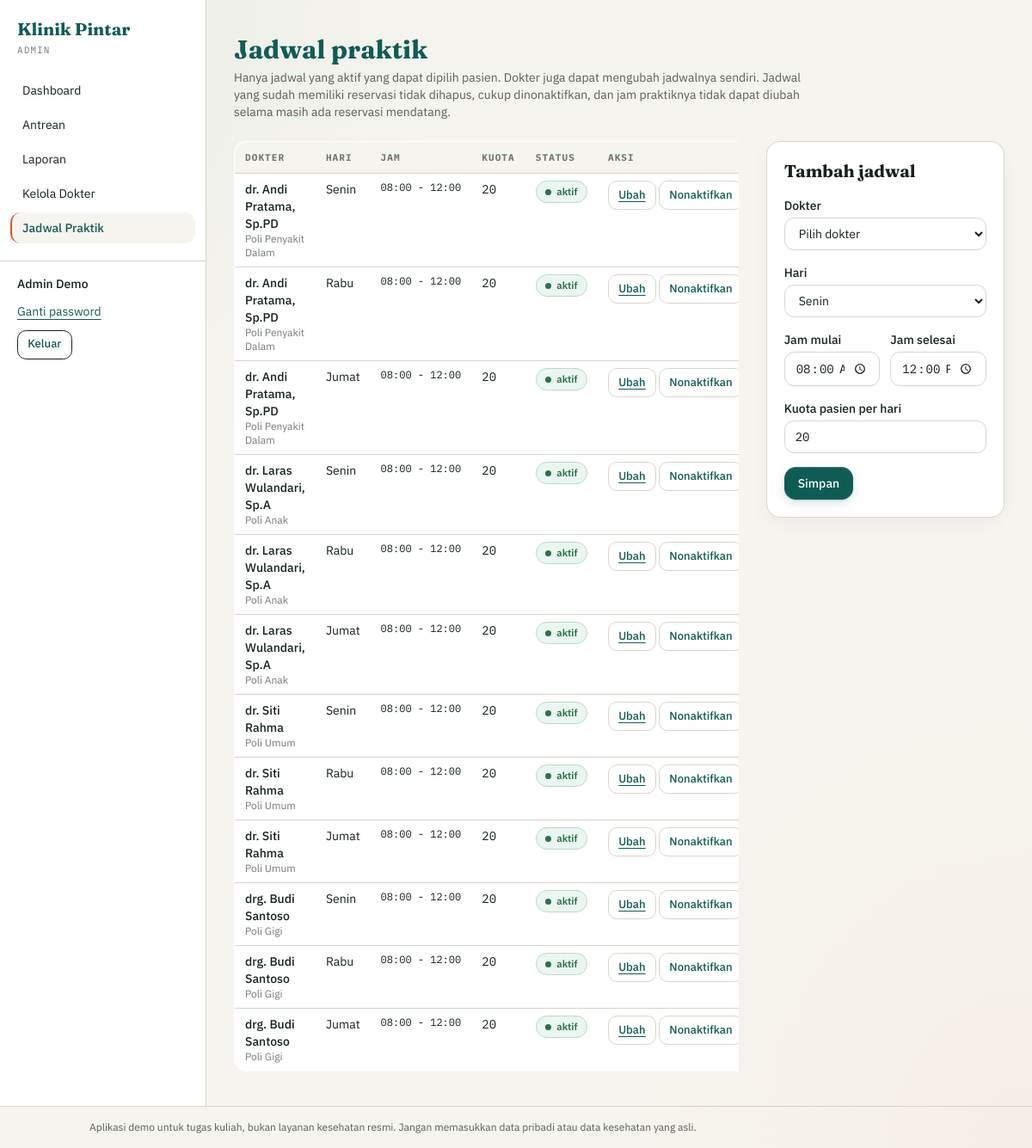
The page /admin/jadwal.php (signed in) on the database its author committed.
### tables this page shows
CREATE TABLE IF NOT EXISTS users (
    id INT UNSIGNED NOT NULL AUTO_INCREMENT,
    nama VARCHAR(100) NOT NULL,
    email VARCHAR(120) NOT NULL,
    password VARCHAR(255) NOT NULL,
    role ENUM('super_admin', 'admin', 'dokter', 'user') NOT NULL,
    status ENUM('aktif', 'nonaktif', 'pending') NOT NULL DEFAULT 'aktif',
    wajib_ganti_password TINYINT(1) NOT NULL DEFAULT 0,
    login_gagal TINYINT UNSIGNED NOT NULL DEFAULT 0,
    terkunci_hingga DATETIME DEFAULT NULL,
    PRIMARY KEY (id),
    UNIQUE KEY uq_users_email (email),
    KEY idx_users_role_status (role, status)
);

CREATE TABLE IF NOT EXISTS jadwal_dokter (
    id INT UNSIGNED NOT NULL AUTO_INCREMENT,
    dokter_id INT UNSIGNED NOT NULL,
    hari ENUM('Senin', 'Selasa', 'Rabu', 'Kamis', 'Jumat', 'Sabtu', 'Minggu') NOT NULL,
    jam_mulai TIME NOT NULL,
    jam_selesai TIME NOT NULL,
    kuota SMALLINT UNSIGNED NOT NULL DEFAULT 20,
    aktif TINYINT(1) NOT NULL DEFAULT 1,
    PRIMARY KEY (id),
    KEY idx_jadwal_dokter_hari_aktif (dokter_id, hari, aktif),
    CONSTRAINT fk_jadwal_dokter
        FOREIGN KEY (dokter_id) REFERENCES dokter (id)
        ON UPDATE CASCADE ON DELETE RESTRICT
);

CREATE TABLE IF NOT EXISTS poli (
    id INT UNSIGNED NOT NULL AUTO_INCREMENT,
    nama_poli VARCHAR(80) NOT NULL,
    deskripsi VARCHAR(255) DEFAULT NULL,
    PRIMARY KEY (id),
    UNIQUE KEY uq_poli_nama (nama_poli)
);

### includes/auth.php (called while the page is built, shortened)
<?php
require_once __DIR__ . '/../config/database.php';
require_once __DIR__ . '/helper.php';
function user_login()
{
    return isset($_SESSION['user']) ? $_SESSION['user'] : null;
}
function require_login()
{
    $sesi = user_login();
    $st = db()->prepare(
        'SELECT id, nama, role, status, wajib_ganti_password FROM users WHERE id = ?'
    );
    $st->execute([$sesi['id']]);
    $baris = $st->fetch();
    $user = [
        'id'          => (int) $baris['id'],
        'nama'        => $baris['nama'],
        'role'        => $baris['role'],
        'wajib_ganti' => (bool) $baris['wajib_ganti_password'],
    ];
    return $user;
}
function require_role($roles)
{
    $user = require_login();
    return $user;
}

### config/database.php (called while the page is built, shortened)
<?php
function db()
{
    static $pdo = null;
    if ($pdo === null) {
        $dsn = 'mysql:host=' . DB_HOST . ';dbname=' . DB_NAME . ';charset=utf8mb4';
        $pdo = new PDO($dsn, DB_USER, DB_PASS, [
            PDO::ATTR_ERRMODE            => PDO::ERRMODE_EXCEPTION,
            PDO::ATTR_DEFAULT_FETCH_MODE => PDO::FETCH_ASSOC,
            PDO::ATTR_EMULATE_PREPARES   => false,
        ]);
        $pdo->exec("SET time_zone = '+07:00'");
    }
    return $pdo;
}

### includes/menu.php (called while the page is built)
<?php
function menu_panel($role)
{
    $semua = [
        'super_admin' => [
    ['Dashboard', 'superadmin/dashboard.php'],
    ['Kelola Admin', 'superadmin/kelola_admin.php'],
    ['Data Poli', 'superadmin/poli.php'],
    ['Log Aktivitas', 'superadmin/log.php'],
],
       'admin' => [
    ['Dashboard', 'admin/dashboard.php'],
    ['Antrean', 'admin/antrean.php'],
    ['Laporan', 'admin/laporan.php'],
    ['Kelola Dokter', 'admin/dokter.php'],
    ['Jadwal Praktik', 'admin/jadwal.php'],
],
       'dokter' => [
    ['Dashboard', 'dokter/dashboard.php'],
    ['Antrean Hari Ini', 'dokter/antrean.php'],
    ['Jadwal Saya', 'dokter/jadwal.php'],
    ['Riwayat Pasien', 'dokter/riwayat.php'],
],
        'user' => [
    ['Dashboard', 'user/dashboard.php'],
    ['Buat Reservasi', 'user/reservasi.php'],
    ['Antrean Saya', 'user/antrean.php'],
    ['Notifikasi', 'user/notifikasi.php'],
    ['Riwayat Kunjungan', 'user/riwayat.php'],
],
    ];
    return isset($semua[$role]) ? $semua[$role] : [];
}

### includes/antrean.php (called while the page is built, shortened)
<?php
function daftar_hari()
{
    return ['Senin', 'Selasa', 'Rabu', 'Kamis', 'Jumat', 'Sabtu', 'Minggu'];
}
    ?>

### admin/jadwal.php (the view, shortened to what this page needs)
<?php
require_once __DIR__ . '/../includes/auth.php';
require_once __DIR__ . '/../includes/antrean.php';
$user = require_role('admin');
$pdo  = db();
$HARI = daftar_hari();
$form = ['id' => 0, 'dokter_id' => 0, 'hari' => 'Senin',
         'jam_mulai' => '08:00', 'jam_selesai' => '12:00', 'kuota' => 20];
$urutHari = "'" . implode("','", $HARI) . "'";
$daftar = $pdo->query(
    "SELECT j.id, u.nama AS dokter, p.nama_poli, j.hari,
            SUBSTR(j.jam_mulai, 1, 5) AS jam_mulai, SUBSTR(j.jam_selesai, 1, 5) AS jam_selesai,
            j.kuota, j.aktif
     FROM jadwal_dokter j
     JOIN dokter d ON d.id = j.dokter_id
     JOIN users u ON u.id = d.user_id
     JOIN poli p ON p.id = d.poli_id
     ORDER BY u.nama, FIELD(j.hari, $urutHari), j.jam_mulai"
)->fetchAll();
$kelasInput = 'mt-1 w-full border border-garis bg-white px-3 py-2 text-sm focus:border-klinik focus:outline-none focus:ring-1 focus:ring-klinik';
$aktif = 'admin/jadwal.php';
require __DIR__ . '/../includes/panel_start.php';
?>
<h1 class="font-serif text-3xl font-bold text-klinik">Jadwal praktik</h1>
<p class="mt-1 max-w-2xl text-sm text-ink/70">
  Hanya jadwal yang aktif yang dapat dipilih pasien. Dokter juga dapat mengubah jadwalnya sendiri.
  Jadwal yang sudah memiliki reservasi tidak dihapus, cukup dinonaktifkan, dan jam praktiknya
  tidak dapat diubah selama masih ada reservasi mendatang.
</p>
<div class="mt-6 grid gap-8 lg:grid-cols-3">
  <section class="overflow-x-auto lg:col-span-2">
    <table class="responsive-table w-full border border-garis bg-white text-left text-sm">
      <thead class="bg-paper font-mono text-[11px] uppercase tracking-widest text-ink/60">
        <tr>
          <th class="px-3 py-2">Dokter</th><th class="px-3 py-2">Hari</th><th class="px-3 py-2">Jam</th>
          <th class="px-3 py-2">Kuota</th><th class="px-3 py-2">Status</th><th class="px-3 py-2">Aksi</th>
        </tr>
      </thead>
      <tbody>
        <?php foreach ($daftar as $j): ?>
          <tr class="border-t border-garis align-top">
            <td data-label="Dokter" class="px-3 py-2">
              <p class="font-medium"><?= e($j['dokter']) ?></p>
              <p class="text-xs text-ink/60">Poli <?= e($j['nama_poli']) ?></p>
            </td>
            <td data-label="Hari" class="px-3 py-2"><?= e($j['hari']) ?></td>
            <td data-label="Jam" class="whitespace-nowrap px-3 py-2 font-mono text-xs"><?= e($j['jam_mulai']) ?> - <?= e($j['jam_selesai']) ?></td>
            <td data-label="Kuota" class="px-3 py-2 font-mono"><?= (int) $j['kuota'] ?></td>
            <td data-label="Status" class="px-3 py-2"><?= badge_status($j['aktif'] ? 'aktif' : 'nonaktif') ?></td>
            <td data-label="Aksi" class="whitespace-nowrap px-3 py-2">
              <a class="action-button underline" href="<?= e(url('admin/jadwal.php?edit=' . (int) $j['id'])) ?>">Ubah</a>
              <form method="post" class="inline">
                <button class="action-button"><?= $j['aktif'] ? 'Nonaktifkan' : 'Aktifkan' ?></button>
              </form>
            </td>
          </tr>
        <?php endforeach; ?>
      </tbody>
    </table>
  </section>
  <section>
    <div class="border border-garis bg-white p-5">
      <h2 class="font-serif text-xl font-bold"><?= $form['id'] > 0 ? 'Ubah jadwal' : 'Tambah jadwal' ?></h2>
      <form method="post" class="mt-4 space-y-4" novalidate>
        <div>
          <label class="block text-sm font-medium" for="dokter_id">Dokter</label>
          <select id="dokter_id" name="dokter_id" class="<?= $kelasInput ?>">
            <option value="0">Pilih dokter</option>
          </select>
        </div>
        <div>
          <label class="block text-sm font-medium" for="hari">Hari</label>
          <select id="hari" name="hari" class="<?= $kelasInput ?>">
            <?php foreach ($HARI as $h): ?>
              <option value="<?= e($h) ?>" <?= $form['hari'] === $h ? 'selected' : '' ?>><?= e($h) ?></option>
            <?php endforeach; ?>
          </select>
        </div>
        <div class="grid grid-cols-2 gap-3">
          <div>
            <label class="block text-sm font-medium" for="jam_mulai">Jam mulai</label>
            <input id="jam_mulai" name="jam_mulai" type="time" value="<?= e($form['jam_mulai']) ?>" class="<?= $kelasInput ?> font-mono">
          </div>
          <div>
            <label class="block text-sm font-medium" for="jam_selesai">Jam selesai</label>
            <input id="jam_selesai" name="jam_selesai" type="time" value="<?= e($form['jam_selesai']) ?>" class="<?= $kelasInput ?> font-mono">
          </div>
        </div>
        <div>
          <label class="block text-sm font-medium" for="kuota">Kuota pasien per hari</label>
          <input id="kuota" name="kuota" type="number" min="1" max="100" value="<?= e($form['kuota']) ?>" class="<?= $kelasInput ?> font-mono">
        </div>
        <div class="flex items-center gap-3">
          <button class="bg-klinik px-4 py-2 text-sm font-medium text-white hover:bg-ink">Simpan</button>
        </div>
      </form>
    </div>
  </section>
</div>
<?php require __DIR__ . '/../includes/panel_end.php'; ?>

### includes/panel_start.php (shortened to what this page needs)
<?php
require_once __DIR__ . '/menu.php';
require __DIR__ . '/header.php';
$menu  = menu_panel($user['role']);
$aktif = isset($aktif) ? $aktif : '';
?>
<div class="flex flex-1 flex-col md:flex-row">
  <aside class="border-b border-garis bg-white md:w-60 md:shrink-0 md:border-b-0 md:border-r print:hidden">
    <div class="panel-brand-row px-5 py-5">
      <div>
        <p class="font-serif text-xl font-bold text-klinik">Klinik Pintar</p>
        <p class="mt-0.5 font-mono text-[11px] uppercase tracking-widest text-ink/60"><?= e(str_replace('_', ' ', $user['role'])) ?></p>
      </div>
    </div>
    <div class="panel-desktop-menu">
      <nav class="space-y-1 px-3 pb-5">
        <?php foreach ($menu as $m): $on = ($m[1] === $aktif); ?>
          <a href="<?= e(url($m[1])) ?>"
             class="block whitespace-nowrap rounded-xl border-l-2 px-3 py-2 text-sm <?= $on ? 'border-bata bg-paper font-medium text-klinik' : 'border-transparent hover:bg-paper' ?>">
            <?= e($m[0]) ?>
          </a>
        <?php endforeach; ?>
      </nav>
      <div class="space-y-3 border-t border-garis px-5 py-4 text-sm">
        <p class="font-medium"><?= e($user['nama']) ?></p>
        <a href="<?= e(url('auth/ganti_password.php')) ?>" class="block text-klinik underline underline-offset-4">Ganti password</a>
        <form method="post" action="<?= e(url('auth/logout.php')) ?>">
          <button class="action-button border-ink hover:bg-ink hover:text-paper">Keluar</button>
        </form>
      </div>
    </div>
  </aside>
  <main class="min-w-0 flex-1 px-4 py-8 md:px-8 md:py-10">

### includes/helper.php (shortened to what this page needs)
<?php
function e($teks)
{
    return htmlspecialchars((string) $teks, ENT_QUOTES, 'UTF-8');
}
function url($path = '')
{
    return BASE_URL . '/' . ltrim($path, '/');
}
function badge_status($status)
{
    if ($status === 'aktif') {
        $kelas = 'status-badge--success';
    } elseif ($status === 'pending') {
        $kelas = 'status-badge--warning';
    } elseif ($status === 'nonaktif') {
        $kelas = 'status-badge--danger';
    } else {
        $kelas = 'status-badge--neutral';
    }
    return '<span class="status-badge ' . $kelas . '">' . e($status) . '</span>';
}

### assets/app.css (style rules this page uses)
body { background-image: radial-gradient(ellipse at top left, rgb(15 92 85 / 5%), transparent 34rem), radial-gradient(ellipse at bottom right, rgb(217 88 43 / 4%), transparent 30rem); background-attachment: fixed; }
a { text-underline-offset: 3px; transition: color 160ms ease, background-color 160ms ease, border-color 160ms ease; }
button { min-height: 2.35rem; border-radius: 0.75rem; transition: color 160ms ease, background-color 160ms ease, border-color 160ms ease, box-shadow 160ms ease; }
button:not([class*="bg-"]):not(:disabled) { border: 1px solid #D9D5C9; background-color: #fff; color: #0F5C55; }
.action-button, button[class~="underline"] { display: inline-flex; min-height: 2.15rem; align-items: center; justify-content: center; border: 1px solid #D9D5C9; border-radius: 0.65rem; background-color: #fff; padding: 0.35rem 0.7rem; color: #0F5C55; font-size: 0.82rem; font-weight: 500; line-height: 1.25; text-decoration: none; vertical-align: middle; cursor: pointer; transition: color 160ms ease, background-color 160ms ease, border-color 160ms ease, box-shadow 160ms ease; }
a[class~="underline"]:not(.action-button) { color: #0F5C55; }
.status-badge { display: inline-flex; min-height: 1.65rem; align-items: center; gap: 0.4rem; border: 1px solid transparent; border-radius: 9999px; padding: 0.2rem 0.65rem; font-family: "IBM Plex Sans", sans-serif; font-size: 0.72rem; font-weight: 600; line-height: 1.2; white-space: nowrap; }
.status-badge::before { width: 0.42rem; height: 0.42rem; flex: 0 0 0.42rem; border-radius: 9999px; background-color: currentColor; content: ""; }
.status-badge--success { border-color: #B8DCCB; background-color: #EAF6EF; color: #28734A; }
button, .action-button, a[class*="bg-klinik"], a[class*="bg-bata"] { -webkit-tap-highlight-color: transparent; transition: color 160ms ease, background-color 160ms ease, border-color 160ms ease, box-shadow 180ms ease, transform 120ms ease; }
button[class*="bg-klinik"]:not([class*="bg-klinik/"]), a[class*="bg-klinik"]:not([class*="bg-klinik/"]) { --warna-putar: #fff; border-radius: 0.85rem; background-color: #0F5C55; box-shadow: inset 0 1px 0 rgb(255 255 255 / 14%), 0 1px 2px rgb(20 33 31 / 14%), 0 4px 12px rgb(15 92 85 / 16%); color: #fff; text-decoration: none; }
input:not([type="hidden"]), select, textarea { border-radius: 0.7rem; transition: border-color 160ms ease, box-shadow 160ms ease; }
main div[class~="border-garis"][class~="bg-white"] { border-radius: 1rem; box-shadow: 0 8px 24px rgb(20 33 31 / 4%); }
table { border-collapse: separate; border-spacing: 0; overflow: hidden; border-radius: 0.9rem; }
main, main > * { min-width: 0; }
main .overflow-x-auto { max-width: 100%; -webkit-overflow-scrolling: touch; overscroll-behavior-x: contain; }
main input:not([type="hidden"]), main select, main textarea { max-width: 100%; }
tbody tr { transition: background-color 140ms ease; }

### rows shown on the page
users: role "ADMIN", nama "Admin Demo"
jadwal_dokter: users.nama "dr. Andi Pratama, Sp.PD", poli.nama_poli "Penyakit Dalam", hari "Senin", jam_mulai "08:00", jam_selesai "12:00", kuota "20", aktif "Nonaktifkan"
jadwal_dokter: users.nama "dr. Andi Pratama, Sp.PD", poli.nama_poli "Penyakit Dalam", hari "Rabu", jam_mulai "08:00", jam_selesai "12:00", kuota "20", aktif "Nonaktifkan"
jadwal_dokter: users.nama "dr. Andi Pratama, Sp.PD", poli.nama_poli "Penyakit Dalam", hari "Jumat", jam_mulai "08:00", jam_selesai "12:00", kuota "20", aktif "Nonaktifkan"
jadwal_dokter: users.nama "dr. Laras Wulandari, Sp.A", poli.nama_poli "Anak", hari "Senin", jam_mulai "08:00", jam_selesai "12:00", kuota "20", aktif "Nonaktifkan"
jadwal_dokter: users.nama "dr. Laras Wulandari, Sp.A", poli.nama_poli "Anak", hari "Rabu", jam_mulai "08:00", jam_selesai "12:00", kuota "20", aktif "Nonaktifkan"
jadwal_dokter: users.nama "dr. Laras Wulandari, Sp.A", poli.nama_poli "Anak", hari "Jumat", jam_mulai "08:00", jam_selesai "12:00", kuota "20", aktif "Nonaktifkan"
jadwal_dokter: users.nama "dr. Siti Rahma", poli.nama_poli "Umum", hari "Senin", jam_mulai "08:00", jam_selesai "12:00", kuota "20", aktif "Nonaktifkan"
jadwal_dokter: users.nama "dr. Siti Rahma", poli.nama_poli "Umum", hari "Rabu", jam_mulai "08:00", jam_selesai "12:00", kuota "20", aktif "Nonaktifkan"
jadwal_dokter: users.nama "dr. Siti Rahma", poli.nama_poli "Umum", hari "Jumat", jam_mulai "08:00", jam_selesai "12:00", kuota "20", aktif "Nonaktifkan"
jadwal_dokter: users.nama "drg. Budi Santoso", poli.nama_poli "Gigi", hari "Senin", jam_mulai "08:00", jam_selesai "12:00", kuota "20", aktif "Nonaktifkan"
jadwal_dokter: users.nama "drg. Budi Santoso", poli.nama_poli "Gigi", hari "Rabu", jam_mulai "08:00", jam_selesai "12:00", kuota "20", aktif "Nonaktifkan"
jadwal_dokter: users.nama "drg. Budi Santoso", poli.nama_poli "Gigi", hari "Jumat", jam_mulai "08:00", jam_selesai "12:00", kuota "20", aktif "Nonaktifkan"

### other values the page prints
$m[0] "Dashboard"
$m[0] "Antrean"
$m[0] "Laporan"
$m[0] "Kelola Dokter"
$m[0] "Jadwal Praktik"
form field hari "Senin"
